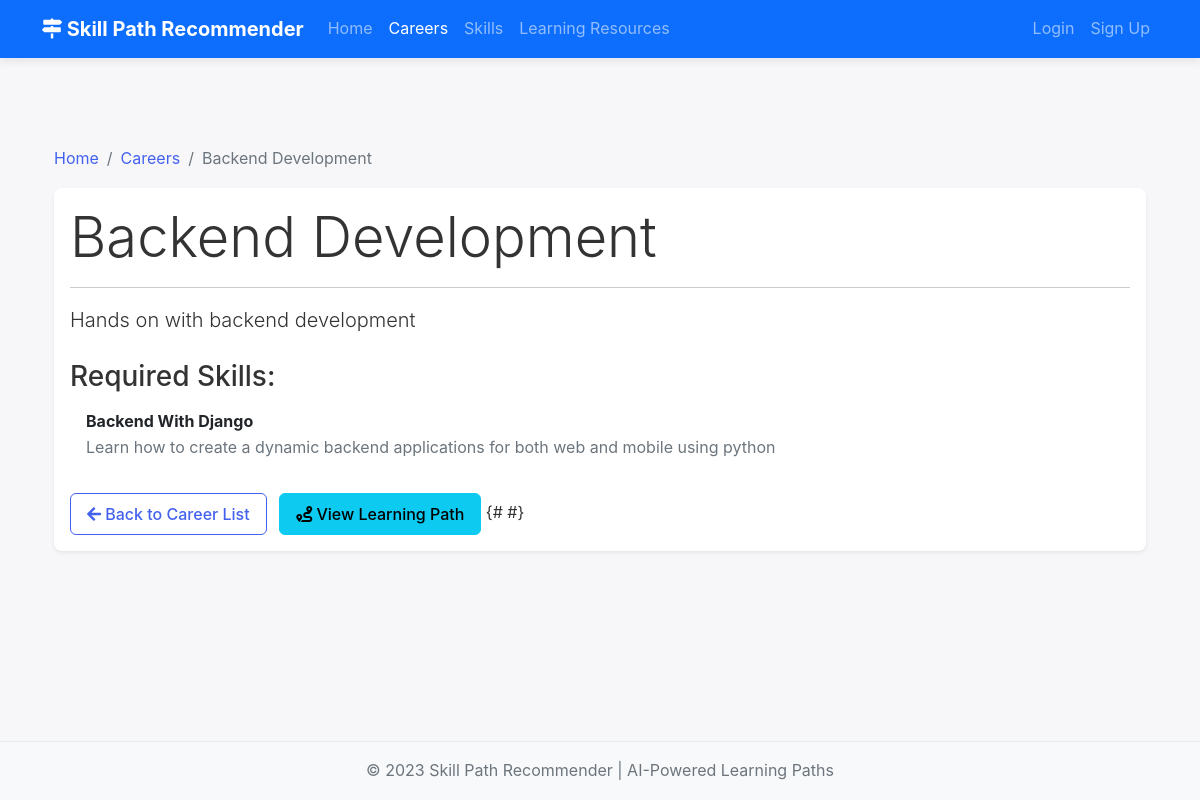
Screenshot of /careers/1/ with the database file from the repository.
### careers/models.py (models this page shows, shortened)
class Career(models.Model):
    name = models.CharField(max_length=100)
    slug = models.SlugField(max_length=120, unique=True)
    description = models.TextField()
    category = models.CharField(max_length=50, blank=True)
    average_salary = models.CharField(max_length=50, blank=True)
    job_outlook = models.TextField(blank=True)
    required_education = models.CharField(max_length=100, blank=True)
    created_at = models.DateTimeField(auto_now_add=True)
    updated_at = models.DateTimeField(auto_now=True)

class Skill(models.Model):
    name = models.CharField(max_length=100)
    slug = models.SlugField(max_length=120, unique=True)
    description = models.TextField()
    category = models.CharField(max_length=50)  # e.g., Technical, Soft Skill, Tool
    careers = models.ManyToManyField(Career, related_name='required_skills', through='CareerSkill')
    created_at = models.DateTimeField(auto_now_add=True)
    updated_at = models.DateTimeField(auto_now=True)

### careers/views.py (the view)
# urls.py: path('<int:career_id>/', views.career_detail, name='career_detail'),
def career_detail(request, career_id):
    career = get_object_or_404(Career, pk=career_id)
    return render(request, 'careers/career_detail.html', {'career': career})

### templates/careers/career_detail.html (shortened to what this page needs)
{% extends 'base.html' %}
{% load static %}
{% block content %}
<div class="container mt-4">
    <nav aria-label="breadcrumb">
        <ol class="breadcrumb">
            <li class="breadcrumb-item"><a href="{% url 'home' %}">Home</a></li>
            <li class="breadcrumb-item"><a href="{% url 'careers:careers_list' %}">Careers</a></li>
            <li class="breadcrumb-item active" aria-current="page">{{ career.name }}</li>
        </ol>
    </nav>
    <div class="card shadow-sm">
        <div class="card-body">
            <h1 class="card-title display-4">{{ career.name }}</h1>
            <hr>
            <p class="lead">{{ career.description }}</p>
            <h3 class="mt-4">Required Skills:</h3>
            {% if career.required_skills.all %}
                <ul class="list-group list-group-flush">
                    {% for skill in career.required_skills.all %}
                        <li class="list-group-item">
                            <strong>{{ skill.name }}</strong>
                            {% if skill.description %}
                                <p class="mb-0 text-muted">{{ skill.description|truncatewords:20 }}</p>
                            {% endif %}
                        </li>
                    {% endfor %}
                </ul>
            {% else %}
                <div class="alert alert-secondary" role="alert">
                    <p class="mb-0">No specific skills listed for this career yet. Explore general skills or check back later!</p>
                </div>
            {% endif %}
            <div class="mt-4">
                <a href="{% url 'careers:careers_list' %}" class="btn btn-outline-primary">
                    <i class="fas fa-arrow-left"></i> Back to Career List
                </a>
                <a href="{% url 'learning_paths:learning_path_for_career' career.id %}" class="btn btn-info ms-2">
                    <i class="fas fa-route"></i> View Learning Path
                </a>
            </div>
        </div>
    </div>
</div>
{% endblock %}

### static/css/main.css (style rules this page uses)
:root { --primary: #4361ee; --primary-dark: #3347c2; --secondary: #7209b7; --success: #38b000; --info: #4cc9f0; --warning: #ffbe0b; --danger: #e63946; --light: #f8f9fa; --dark: #212529; --gray: #6c757d; --gray-light: #e9ecef; }
body { font-family: 'Inter', 'Segoe UI', Roboto, 'Helvetica Neue', sans-serif; line-height: 1.6; color: #333; background-color: #f7f7f9; min-height: 100vh; display: flex; flex-direction: column; }
a { color: var(--primary); text-decoration: none; }
.card { border: 0; border-radius: 0.5rem; box-shadow: 0 0.5rem 1.5rem rgba(0,0,0,0.05); transition: transform 0.3s ease, box-shadow 0.3s ease; }
.btn { border-radius: 0.375rem; font-weight: 500; padding: 0.5rem 1rem; }
.btn-outline-primary { color: var(--primary); border-color: var(--primary); }

### rows the page displays
Career: name "Backend Development", description "Hands on with backend development"
Skill: name "Backend With Django", description "Learn how to create a dynamic backend applications for both web and mobile using python"
